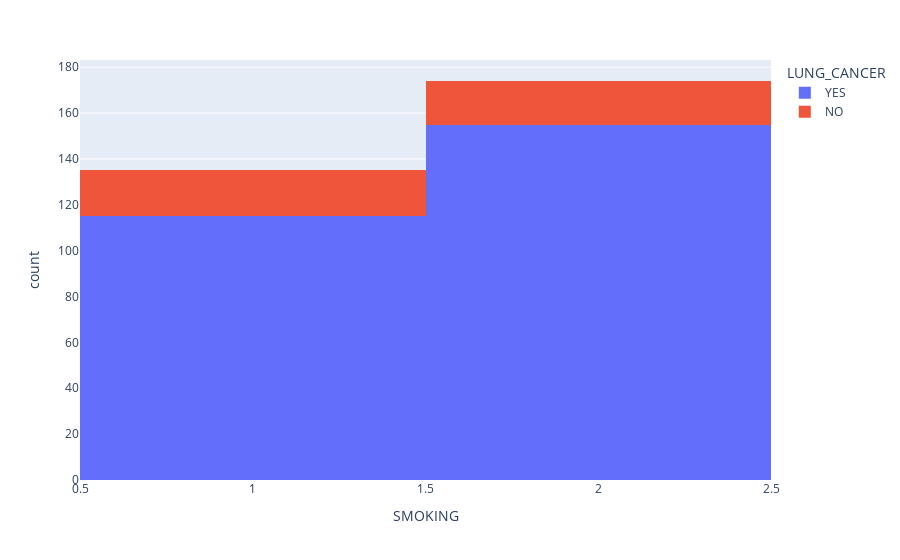

The notebook cell saved with this chart:
### Code cell
fig = px.histogram(lung, x="SMOKING",color='LUNG_CANCER')

fig.show()

### Figure 1 — Plotly figure (JSON) as saved in the notebook; plotly's stock layout.template omitted (floating-point values rounded to 4 significant figures; data arrays with more than 128 entries replaced by an {"elided": "..."} marker saying what was removed)
{"data": [{"alignmentgroup": "True", "bingroup": "x", "hovertemplate": "LUNG_CANCER=YES<br>SMOKING=%{x}<br>count=%{y}<extra></extra>", "legendgroup": "YES", "marker": {"color": "#636efa", "pattern": {"shape": ""}}, "name": "YES", "offsetgroup": "YES", "orientation": "v", "showlegend": true, "type": "histogram", "x": {"elided": "270 int values"}, "xaxis": "x", "yaxis": "y"}, {"alignmentgroup": "True", "bingroup": "x", "hovertemplate": "LUNG_CANCER=NO<br>SMOKING=%{x}<br>count=%{y}<extra></extra>", "legendgroup": "NO", "marker": {"color": "#EF553B", "pattern": {"shape": ""}}, "name": "NO", "offsetgroup": "NO", "orientation": "v", "showlegend": true, "type": "histogram", "x": [1, 2, 1, 2, 2, 2, 1, 2, 1, 1, 2, 2, 1, 1, 1, 1, 1, 1, 2, 2, 2, 2, 1, 1, 2, 2, 1, 1, 1, 2, 1, 2, 2, 2, 1, 2, 2, 1, 1], "xaxis": "x", "yaxis": "y"}], "layout": {"barmode": "relative", "legend": {"title": {"text": "LUNG_CANCER"}, "tracegroupgap": 0}, "margin": {"t": 60}, "xaxis": {"anchor": "y", "domain": [0, 1], "title": {"text": "SMOKING"}}, "yaxis": {"anchor": "x", "domain": [0, 1], "title": {"text": "count"}}}}
